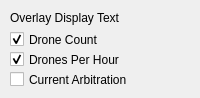
     <widget class="QWidget" name="tab_6">
      <attribute name="title">
       <string>Arbitration Logs</string>
      </attribute>
      <widget class="QLabel" name="label_18">
       <property name="geometry">
        <rect>
         <x>10</x>
         <y>10</y>
         <width>141</width>
         <height>16</height>
        </rect>
       </property>
       <property name="text">
        <string>Overlay Display Text</string>
       </property>
      </widget>
      <widget class="QCheckBox" name="dt1_checkbox">
       <property name="geometry">
        <rect>
         <x>10</x>
         <y>30</y>
         <width>101</width>
         <height>19</height>
        </rect>
       </property>
       <property name="text">
        <string>Drone Count</string>
       </property>
       <property name="checked">
        <bool>true</bool>
       </property>
      </widget>
      <widget class="QCheckBox" name="dt2_checkbox">
       <property name="geometry">
        <rect>
         <x>10</x>
         <y>50</y>
         <width>111</width>
         <height>19</height>
        </rect>
       </property>
       <property name="text">
        <string>Drones Per Hour</string>
       </property>
       <property name="checked">
        <bool>true</bool>
       </property>
      </widget>
      <widget class="QCheckBox" name="dt5_checkbox">
       <property name="geometry">
        <rect>
         <x>10</x>
         <y>70</y>
         <width>181</width>
         <height>19</height>
        </rect>
       </property>
       <property name="text">
        <string>Current Arbitration</string>
       </property>
       <property name="checked">
        <bool>false</bool>
       </property>
      </widget>
     </widget>
